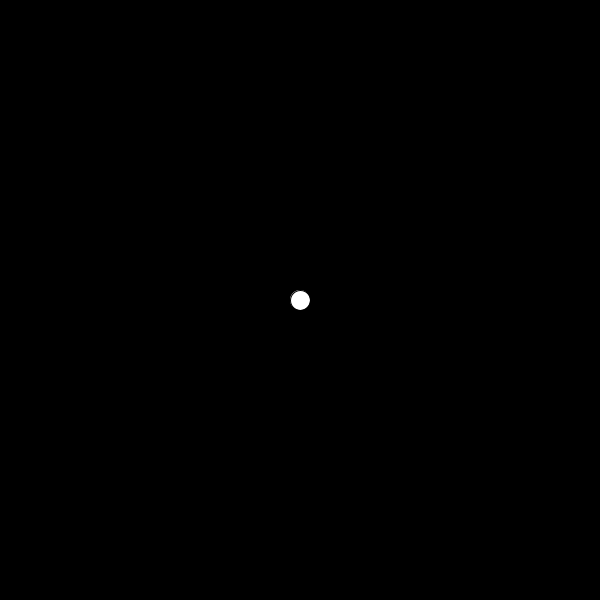
Frame 1 (no input)
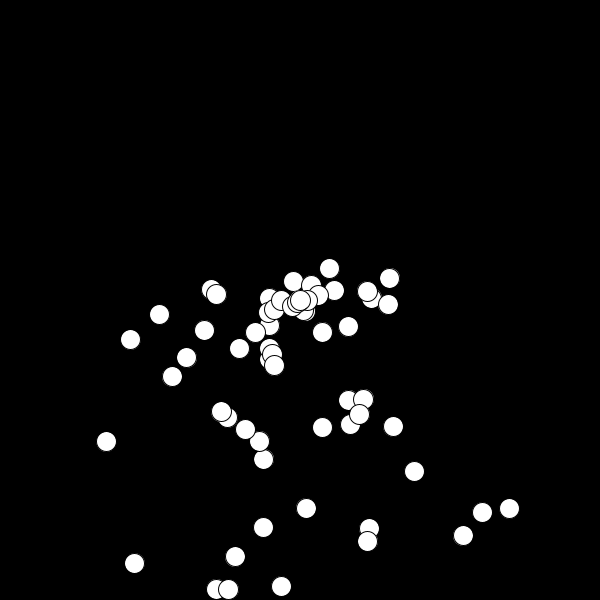
Frame 60 (the mouse pressed at the canvas centre just before this capture)
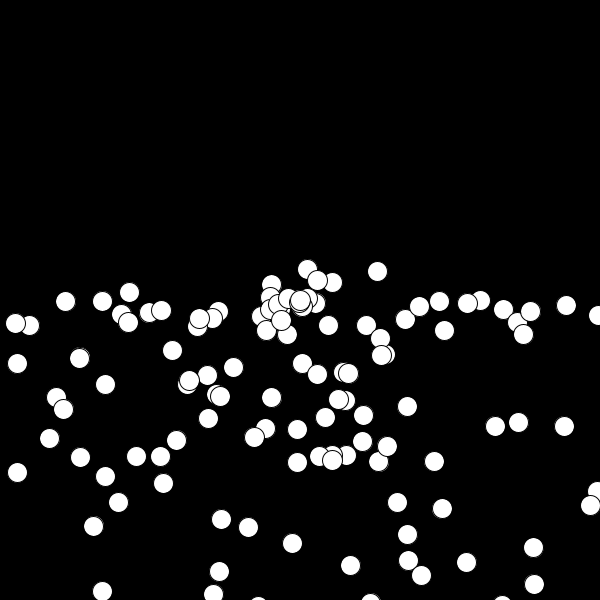
Frame 120 (the mouse held since frame 60 and released just before this capture)

The Processing sketch that drew these frames (run headless with seeded random() and noise(); from frame 60 on, the mouse is pressed at the canvas centre):

// Processing sketch: ArrayLists
// ── ArrayLists.pde
//DECLARE 
ArrayList ballCollection;

void setup(){
  size(600,600);
  smooth();
  
  //INITIALIZE
  ballCollection = new ArrayList();
  //Array defines the size of the collection at the beginning
  //Array list: dynamic array
  //Starts empty and can then dynamically add values to the list
  
  /*for(int i=0; i < 100; i++){
    //collection now has 100 elements 
  Ball myBall = new Ball(random(0, width), random(0, 200));
  //new instance of the class
  
  ballCollection.add(myBall);
  //allows to add elements in the collection
  //adding instance myBall to the array list
  
  }
  */
}

void draw(){
  background(0);
  
  
  Ball myBall = new Ball(300, 300);
//where it should start  
  ballCollection.add(myBall);
 
  //putting this here causes each frame to produce one element in a random position of 
  //the screen
 
  
  //CALL FUNCTIONALITY
   for(int i=0; i < ballCollection.size(); i++){
  Ball myB = (Ball) ballCollection.get(i);
  myB.run();
   }
   
   //have to change the name otherwise duplicate and doesn't work
         //just a name
 //call instance of class, myBall, to the elemnt i of the collection ballCollection

 
  
}

// ── Ball.pde
//just a continuation of the previous page

class Ball{
  //defining the class; in this case called Ball
  
  //GLOBAL VARIABLES - main variables of a class
  float x = 0;
  float y = 0;
  float speed = random(-4, 4);
  float speedY = random(-4, 4);
  //each element will start with a random speed between -1 and 1
  
  //CONSTRUCTOR - specify how you build the class and where initialize variable
  Ball(float _x, float _y){
    
    x = _x;
    y = _y;
    //makes variable provided outside the class 
    //equal to the one in the constructor
    //therefore making it accessible anywhere else
    //couldn't just use _x and _y anywhere else because they are
    //ONLY defined within the constructor
    
    
  }
  //this will operate just ONCE 
  
  
  //FUNCITON
  void run(){
   display();
   move();
   bounce();  
   gravity();
    
  }
  
  void display(){
  ellipse(x, y, 20, 20);
  }  
  
  void move(){
   x = x + speed;
   //other way of writing it would be x += speed
   
   y += speedY;
  }
  
  void bounce(){
   if(x > width){
     speed = speed*-1;
  }
  if(x < 0){
   speed = speed*-1;
  }
  if(y < 0){
   speedY = speedY*-1;
  }
  if(y > height){
   speedY = speedY*-1;
  }
  
  }

void gravity(){
 speedY += 0.2;
//keep decreasing the bouncing ball making it fall down
//as every frame it adds thise value
//if you start at a higher value like (0,0) 
//gravity will take longer for the ball to change direction again
//therefore it will jump higher
  
}
  
}
